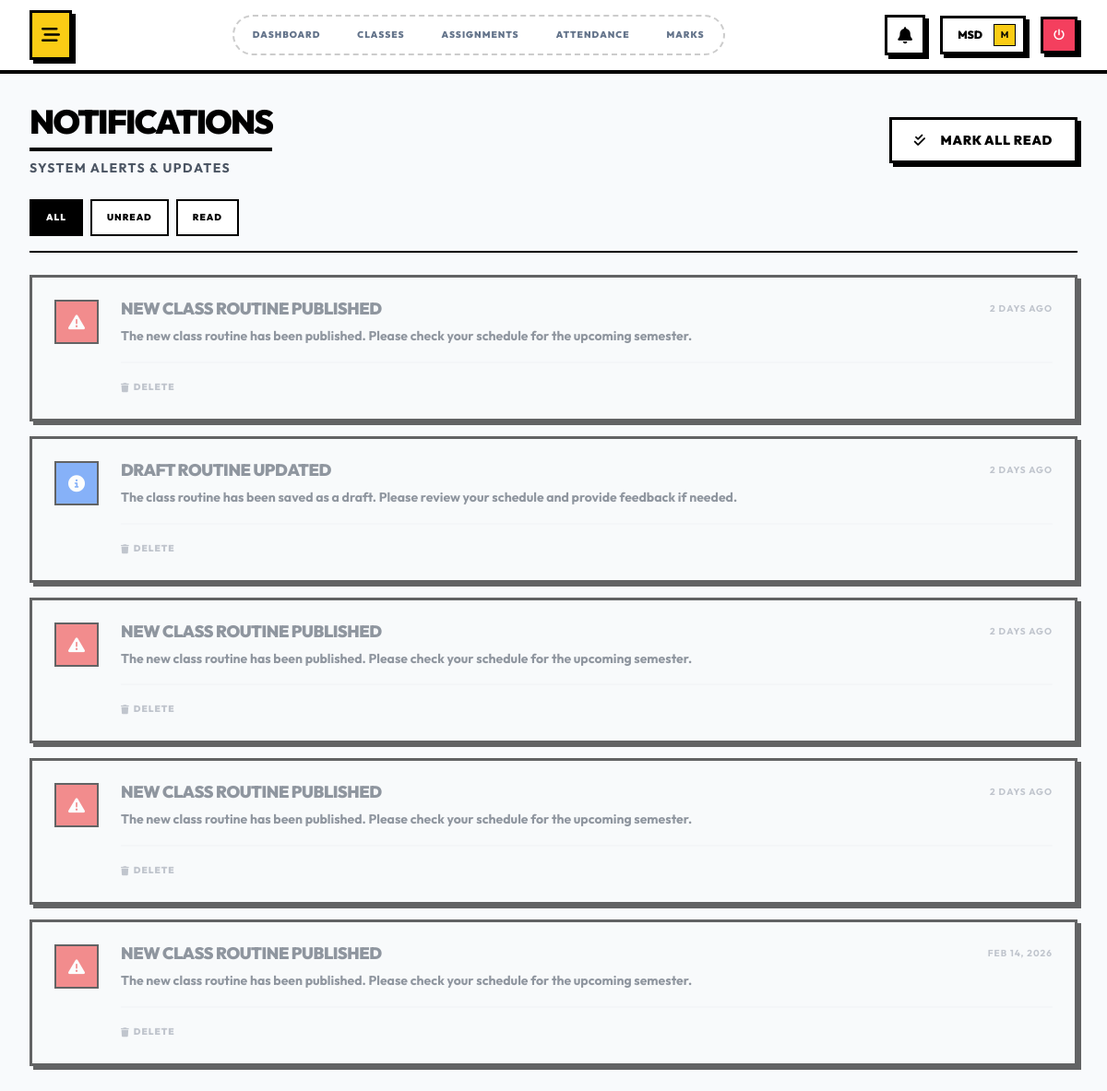
The app's page /modules/teacher/notifications.php (signed in) with its own data.
### tables this page shows
CREATE TABLE `notifications` (
  `id` int(10) UNSIGNED NOT NULL,
  `user_id` int(10) UNSIGNED NOT NULL,
  `title` varchar(200) NOT NULL,
  `message` text NOT NULL,
  `type` varchar(50) DEFAULT NULL,
  `is_read` tinyint(1) DEFAULT 0,
  `created_at` timestamp NOT NULL DEFAULT current_timestamp()
);

### includes/session.php (called while the page is built, shortened)
<?php
function get_current_user_id() {
    return $_SESSION['user_id'] ?? null;
}

### includes/functions.php (called while the page is built, shortened)
<?php
function e($string) {
    return htmlspecialchars($string ?? '', ENT_QUOTES, 'UTF-8');
}
function time_ago($datetime) {
    $timestamp = strtotime($datetime);
    $difference = time() - $timestamp;
    if ($difference < 60) {
        return 'just now';
    } elseif ($difference < 3600) {
        $minutes = floor($difference / 60);
        return $minutes . ' minute' . ($minutes > 1 ? 's' : '') . ' ago';
    } elseif ($difference < 86400) {
        $hours = floor($difference / 3600);
        return $hours . ' hour' . ($hours > 1 ? 's' : '') . ' ago';
    } elseif ($difference < 604800) {
        $days = floor($difference / 86400);
        return $days . ' day' . ($days > 1 ? 's' : '') . ' ago';
    } else {
        return date('M d, Y', $timestamp);
    }
}

### modules/teacher/notifications.php (the view, shortened to what this page needs)
<?php
require_once __DIR__ . '/../../includes/session.php';
require_once __DIR__ . '/../../includes/functions.php';
require_once __DIR__ . '/../../includes/auth.php';
$user_id = get_current_user_id();
$filter = $_GET['filter'] ?? 'all';
$where = "user_id = ?";
$notifications = [];
$stmt = $db->prepare("SELECT * FROM notifications WHERE $where ORDER BY created_at DESC");
$stmt->bind_param("i", $user_id);
$stmt->execute();
$result = $stmt->get_result();
while ($row = $result->fetch_assoc()) {
    $row['time_ago'] = time_ago($row['created_at']);
    $notifications[] = $row;
}
?>
<div class="space-y-6">
    <div class="flex flex-col md:flex-row md:items-center justify-between gap-6">
        <div>
            <h1 class="text-4xl font-black uppercase tracking-tighter border-b-4 border-black inline-block pb-2 mb-2">
                Notifications
            </h1>
            <p class="text-sm font-bold uppercase tracking-widest text-gray-600">
                System Alerts & Updates
            </p>
        </div>
        <?php if (!empty($notifications) && $filter !== 'read'): ?>
            <form method="POST">
                <button type="submit" class="btn-os bg-white hover:bg-black hover:text-white">
                    <i class="fas fa-check-double mr-2"></i> Mark All Read
                </button>
            </form>
        <?php endif; ?>
    </div>
    <div class="flex items-center gap-2 border-b-2 border-black pb-4">
        <a href="?filter=all" class="px-4 py-2 text-[10px] font-black uppercase tracking-widest border-2 border-black <?php echo $filter === 'all' ? 'bg-black text-white' : 'bg-white hover:bg-gray-100'; ?>">
            All
        </a>
        <a href="?filter=unread" class="px-4 py-2 text-[10px] font-black uppercase tracking-widest border-2 border-black <?php echo $filter === 'unread' ? 'bg-black text-white' : 'bg-white hover:bg-gray-100'; ?>">
            Unread
        </a>
        <a href="?filter=read" class="px-4 py-2 text-[10px] font-black uppercase tracking-widest border-2 border-black <?php echo $filter === 'read' ? 'bg-black text-white' : 'bg-white hover:bg-gray-100'; ?>">
            Read
        </a>
    </div>
    <div class="space-y-4">
        <?php if (empty($notifications)): ?>
            <div class="os-card p-12 text-center bg-gray-50 border-dashed">
                <div class="w-16 h-16 bg-white border-2 border-black flex items-center justify-center mx-auto mb-4">
                    <i class="fas fa-bell-slash text-2xl text-gray-400"></i>
                </div>
                <h3 class="text-lg font-black uppercase tracking-tight text-gray-500">No Notifications</h3>
                <p class="text-xs font-bold text-gray-400 uppercase tracking-widest mt-1">
                    <?php echo $filter === 'unread' ? "You're all caught up!" : "Nothing to report."; ?>
                </p>
            </div>
        <?php else: ?>
            <?php foreach ($notifications as $notif):
                $icon = match($notif['type']) {
                    'alert' => ['class' => 'fa-exclamation-triangle', 'bg' => 'bg-red-500', 'text' => 'text-white'],
                    'success' => ['class' => 'fa-check-circle', 'bg' => 'bg-emerald-500', 'text' => 'text-white'],
                    'info' => ['class' => 'fa-info-circle', 'bg' => 'bg-blue-500', 'text' => 'text-white'],
                    default => ['class' => 'fa-bell', 'bg' => 'bg-black', 'text' => 'text-white']
                };
                $opacity = $notif['is_read'] ? 'opacity-60 bg-gray-50' : 'bg-white shadow-os';
            ?>
                <div class="os-card p-6 flex flex-col md:flex-row gap-6 <?php echo $opacity; ?> transition-all duration-300">
                    <div class="flex-shrink-0">
                        <div class="w-12 h-12 border-2 border-black flex items-center justify-center text-lg <?php echo $icon['bg'] . ' ' . $icon['text']; ?>">
                            <i class="fas <?php echo $icon['class']; ?>"></i>
                        </div>
                    </div>
                    <div class="flex-1 min-w-0">
                        <div class="flex flex-col md:flex-row md:items-center justify-between gap-2 mb-2">
                            <h3 class="text-lg font-black uppercase tracking-tight leading-none <?php echo $notif['is_read'] ? 'text-gray-600' : 'text-black'; ?>">
                                <?php echo e($notif['title']); ?>
                            </h3>
                            <span class="text-[10px] font-bold uppercase tracking-widest text-gray-400">
                                <?php echo $notif['time_ago']; ?>
                            </span>
                        </div>
                        <p class="text-sm font-bold text-gray-600 mb-4 leading-relaxed font-mono">
                            <?php echo nl2br(e($notif['message'])); ?>
                        </p>
                        <div class="flex items-center gap-4 border-t-2 border-gray-100 pt-4">
                            <form method="POST" class="inline" onsubmit="return confirm('Delete this notification?');">
                                <button type="submit" class="text-[10px] font-black uppercase tracking-widest text-gray-400 hover:text-red-600 flex items-center gap-1 group">
                                    <i class="fas fa-trash group-hover:scale-110 transition-transform"></i> Delete
                                </button>
                            </form>
                        </div>
                    </div>
                </div>
            <?php endforeach; ?>
        <?php endif; ?>
    </div>
</div>
<?php
include __DIR__ . '/../../includes/layouts/dashboard.php';
?>

### assets/css/custom.css (style rules this page uses)
:root { --primary: #facc15; --primary-hover: #eab308; --black: #000000; --white: #ffffff; --slate: #94a3b8; --bg-body: #f8fafc; --bg-card: #ffffff; --border-width: 3px; --border-color: #000000; --shadow-hard: 4px 4px 0px #000000; --shadow-hard-lg: 8px 8px 0px #000000; --shadow-hard-sm: 2px 2px 0px #000000; --font-heading: 'Outfit', sans-serif; --font-body: 'Outfit', sans-serif; --font-mono: 'Outfit', sans-serif; }
body { font-family: var(--font-body); background-color: var(--bg-body); color: var(--black); -webkit-font-smoothing: antialiased; }
h1, h2, h3, h4, h5, h6 { font-family: var(--font-heading); font-weight: 900; text-transform: uppercase; letter-spacing: -0.025em; }
.os-card { background: var(--bg-card); border: var(--border-width) solid var(--black); box-shadow: var(--shadow-hard); transition: all 0.2s cubic-bezier(0.4, 0, 0.2, 1); position: relative; overflow: hidden; }
.btn-os { display: inline-flex; align-items: center; justify-content: center; gap: 0.5rem; background: var(--primary); color: var(--black); border: var(--border-width) solid var(--black); padding: 0.75rem 1.5rem; font-family: var(--font-heading); font-weight: 900; text-transform: uppercase; letter-spacing: 0.05em; box-shadow: var(--shadow-hard); transition: all 0.15s ease; cursor: pointer; }
.font-mono { font-family: var(--font-mono); }

### records on screen
notifications: title "NEW CLASS ROUTINE PUBLISHED", time_ago "2 DAYS AGO", message "The new class routine has been published. Please check your schedule for the upcoming semester."
notifications: title "DRAFT ROUTINE UPDATED", time_ago "2 DAYS AGO", message "The class routine has been saved as a draft. Please review your schedule and provide feedback if needed."
notifications: title "NEW CLASS ROUTINE PUBLISHED", time_ago "2 DAYS AGO", message "The new class routine has been published. Please check your schedule for the upcoming semester."
notifications: title "NEW CLASS ROUTINE PUBLISHED", time_ago "2 DAYS AGO", message "The new class routine has been published. Please check your schedule for the upcoming semester."
notifications: title "NEW CLASS ROUTINE PUBLISHED", time_ago "FEB 14, 2026", message "The new class routine has been published. Please check your schedule for the upcoming semester."

### other values on screen
$link['label'] "DASHBOARD"
$link['label'] "CLASSES"
$link['label'] "ASSIGNMENTS"
$link['label'] "ATTENDANCE"
$link['label'] "MARKS"
explode(' ', $_SESSION['username'])[0] "MSD"
substr($_SESSION['username'] ?? 'U', 0, 1) "M"
